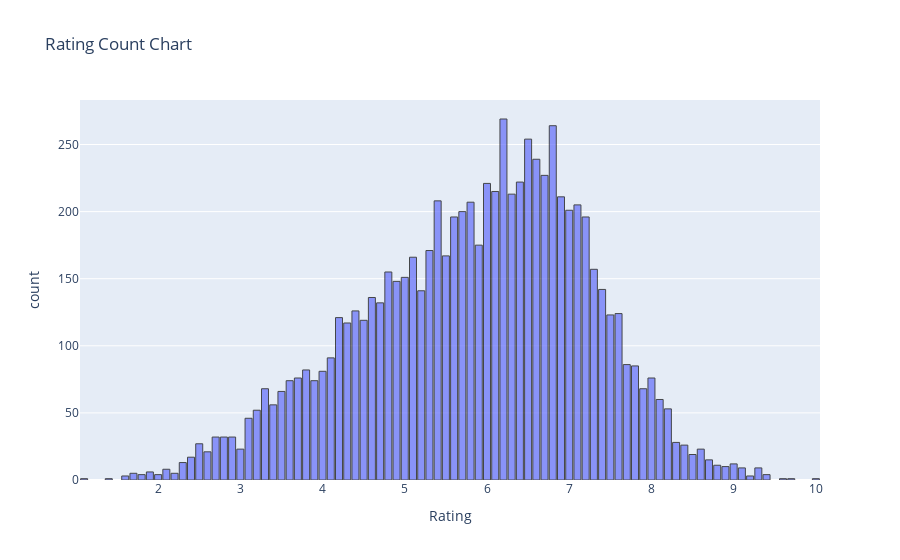

Here is the notebook cell this chart was saved with:
### Code cell
fig = px.histogram(df, x='Rating', title='Rating Count Chart')

fig.update_xaxes(title_text='Rating') 
fig.update_xaxes(showticklabels=True)
fig.update_traces(marker=dict(line=dict(color='black', width=1), opacity=0.7))
fig.update_layout(bargap=0.15) 
fig.show()

### Figure 1 — Plotly figure (JSON) as saved in the notebook; plotly's stock layout.template omitted (floating-point values rounded to 4 significant figures; data arrays with more than 128 entries replaced by an {"elided": "..."} marker saying what was removed)
{"data": [{"alignmentgroup": "True", "bingroup": "x", "hovertemplate": "Rating=%{x}<br>count=%{y}<extra></extra>", "legendgroup": "", "marker": {"color": "#636efa", "line": {"color": "black", "width": 1}, "opacity": 0.7, "pattern": {"shape": ""}}, "name": "", "offsetgroup": "", "orientation": "v", "showlegend": false, "type": "histogram", "x": {"elided": "15509 float values"}, "xaxis": "x", "yaxis": "y"}], "layout": {"autosize": true, "bargap": 0.15, "barmode": "relative", "legend": {"tracegroupgap": 0}, "title": {"text": "Rating Count Chart"}, "xaxis": {"anchor": "y", "autorange": true, "domain": [0, 1], "range": [1.05, 10.05], "showticklabels": true, "title": {"text": "Rating"}, "type": "linear"}, "yaxis": {"anchor": "x", "autorange": true, "domain": [0, 1], "range": [0, 283.2], "title": {"text": "count"}}}}
